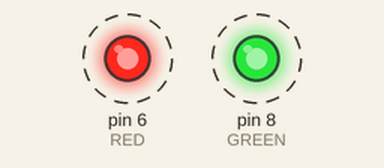
Recording of a sketch running on a simulated Arduino Uno, built with avr-gcc and run on an emulated ATmega328P. Parts: output pins drawn as LEDs (lit = HIGH). Dashed ring = blinking.

Above: at 0.5 s.
Timing chart, 0 to 4.6 s (numbered marks = the images above):
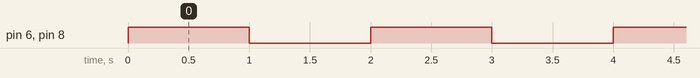

The sketch:

LED_test.ino
```cpp
/*
Green/Red LED example.
*/

const unsigned int GREEN = 8;
const unsigned int RED = 6;

void setup()
{
  pinMode(GREEN, OUTPUT);
  pinMode(RED, OUTPUT);
}

void loop()
{
  digitalWrite(GREEN, HIGH);
  digitalWrite(RED, HIGH);
  delay(1000);
  digitalWrite(GREEN, LOW);
  digitalWrite(RED, LOW);
  delay(1000);
}
```

Measured:
- by itself, pin 6 (RED), pin 8 (GREEN): alternates HIGH for 1.0 s and LOW for 1.0 s
